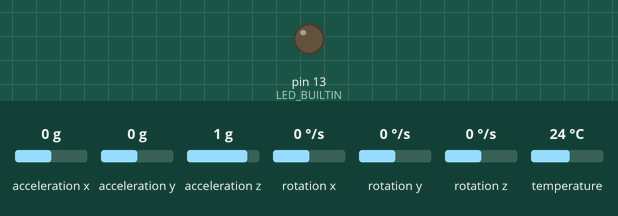
Recording of a program running on a simulated Arduino Uno, built for the host (arithmetic inside an expression is 32-bit, double 64-bit). On the bench: output pins drawn as LEDs (lit = HIGH). Dashed ring = blinking. Inputs (shaded band) come from the test bench; at power-on: acceleration x 0 g, acceleration z 1 g, acceleration y 0 g, rotation x 0 °/s, rotation y 0 °/s, rotation z 0 °/s, temperature 24 °C. What the program prints to the serial monitor is not drawn.

Above: at 0.1 s.
At 3.2 s:
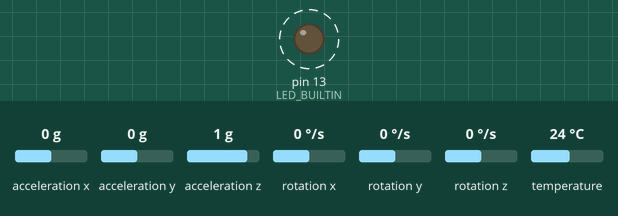
3.3 s: acceleration x set to 0.8 g
6.3 s: acceleration z set to -0.8 g
9.3 s: acceleration y set to -1.4 g
12.3 s: acceleration x set to -1.4 g
13.8 s: acceleration z set to 0 g
Timing chart, 0 to 17.8 s (numbered marks = the images above; inputs shaded):
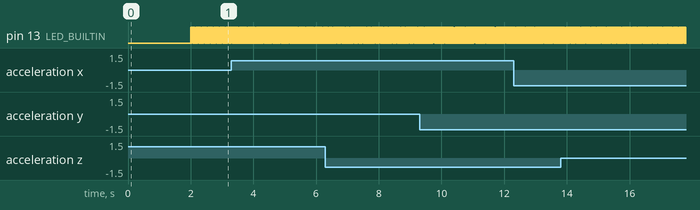

The program:

main.cpp
```cpp
#include "Wire.h"
#include <MPU6050_light/src/MPU6050_light.h>
#include "ArduinoJson.h"

MPU6050 mpu(Wire);
unsigned long timer = 0;

void printSensorDataJson(StaticJsonDocument<128> data){
    String outputString;
    serializeJson(data, outputString);
    Serial.println(outputString);
}

void setup() {
    Serial.begin(115200);
    Wire.begin();
    pinMode(LED_BUILTIN, OUTPUT);

    byte status = mpu.begin();

    StaticJsonDocument<48> initData;
    initData.createNestedObject("data");
    initData["status"] = "initialising";
    initData["data"]["mpu_begin_status"] = status;
    printSensorDataJson(initData);

    while (status!=0){

        StaticJsonDocument<48> errorData;
        errorData.createNestedObject("data");
        errorData["status"] = "error";
        errorData["data"]["mpu_begin_status"] = status;
        printSensorDataJson(errorData);
        delay(100);

    } // stop everything if we could not connect to MPU6050

    StaticJsonDocument<48> calibrateData;
    calibrateData.createNestedObject("data");
    calibrateData["status"] = "calibrating";
    printSensorDataJson(calibrateData);

    delay(1000);
    mpu.calcOffsets(true,true); // gyro and accelero

}
void loop() {
    mpu.update();

    if(millis() - timer > 1){ // print data every ms
        StaticJsonDocument<128> sensorDataJson;
        sensorDataJson.createNestedObject("data");
        // toggle LED to show that we are alive
        digitalWrite(LED_BUILTIN, !digitalRead(LED_BUILTIN));

        sensorDataJson["status"] = "ready";

        sensorDataJson["data"]["temp"] = mpu.getTemp();
        sensorDataJson["data"]["accX"] = mpu.getAccX();
        sensorDataJson["data"]["accY"] = mpu.getAccY();
        sensorDataJson["data"]["accZ"] = mpu.getAccZ();
        sensorDataJson["data"]["gyroX"] = mpu.getGyroX();
        sensorDataJson["data"]["gyroY"] = mpu.getGyroY();
        sensorDataJson["data"]["gyroZ"] = mpu.getGyroZ();
        sensorDataJson["data"]["accAngleX"] = mpu.getAccAngleX();
        sensorDataJson["data"]["accAngleY"] = mpu.getAccAngleY();
        sensorDataJson["data"]["angleX"] = mpu.getAngleX();
        sensorDataJson["data"]["angleY"] = mpu.getAngleY();
        sensorDataJson["data"]["angleZ"] = mpu.getAngleZ();

        printSensorDataJson(sensorDataJson);
        timer = millis();
    }
}
```

Measured:
- by itself, pin 13 (LED_BUILTIN): alternates HIGH for 0.01 s and LOW for 0.01 s
